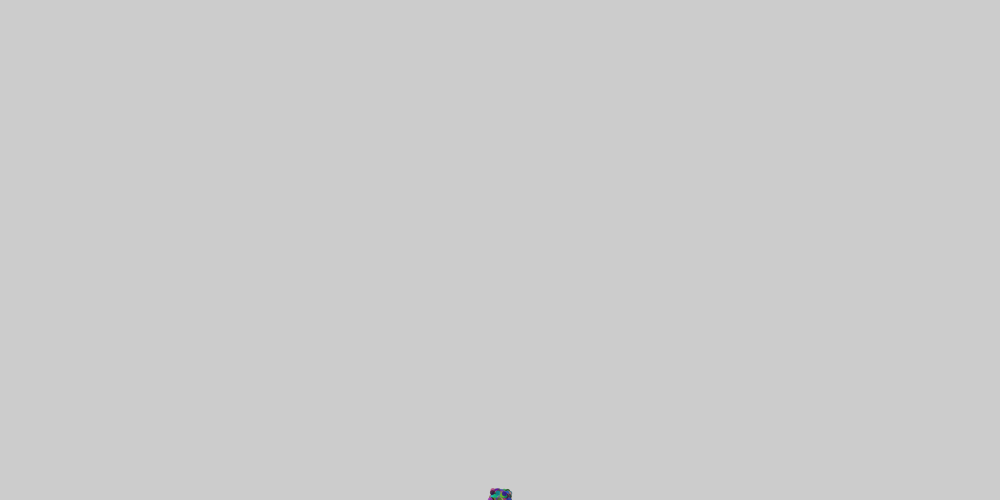
Frame 1 (no input)
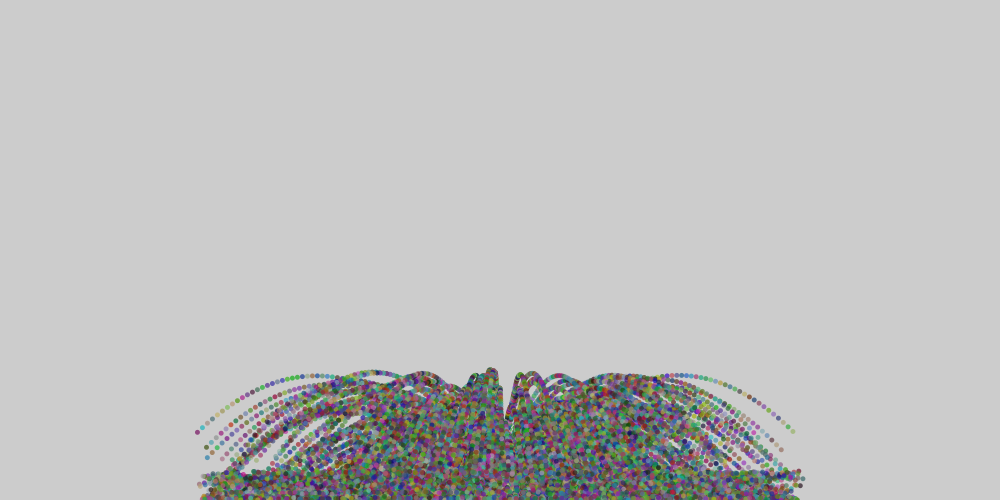
Frame 60 (the mouse pressed at the canvas centre just before this capture)
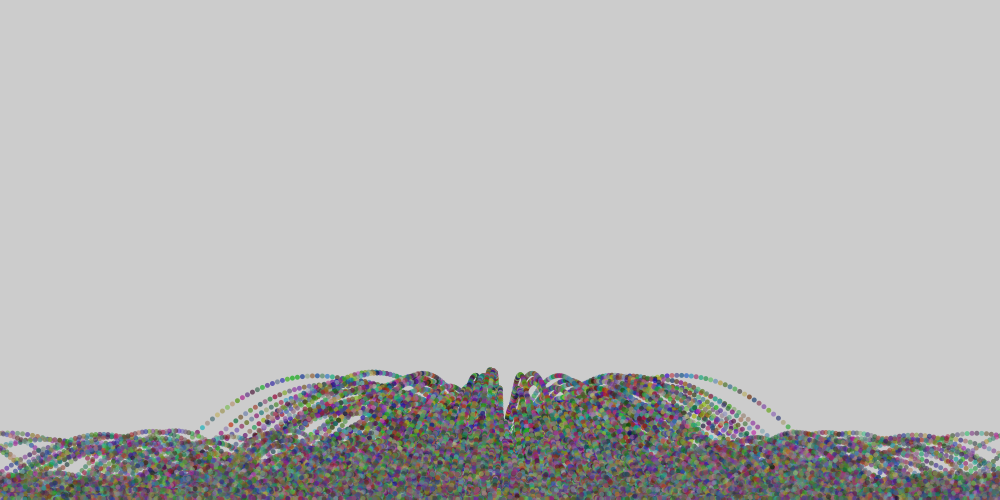
Frame 120 (the mouse held since frame 60 and released just before this capture)

The Processing sketch that drew these frames (run headless with seeded random() and noise(); from frame 60 on, the mouse is pressed at the canvas centre):

// Processing sketch: processing_122073
// ── processing_122073.pde

particle p[] = new particle[1000];
float g = 0.2;

void setup()
{
  size(1000,500);
  for (int i = 0; i<p.length; i++)
  p[i] = new particle(
    width/2+random(-5,5), height+random(-5,5),
    random(-5,5),         random(-5,10)
  );
}

void draw()
{
for (particle n : p)
  {
  n.move();
  n.draw();
  }
}
class particle 
{
  float x , y;
  float v_x, v_y;
  float life, age;
 
  
  particle(float initx, float inity, float initv_x, float initv_y)
  {
   x = initx;      y = inity;
   v_x = initv_x;  v_y = initv_y; 
   age = 0;        life = 200;
  }
  
  void draw()
  {
    float f= norm(age,0,life);
    color born = color(random(200), random(200), random(200), 200);
    color dead = color(random(200), random(200), random(200), 10);
    fill(lerpColor(born, dead, f));
    noStroke();
    ellipse(x,y,5,5);
  }
  
  void move()
  {
    x += v_x; y += v_y;
    v_y += g;
    if ( y > height ) { y=height; v_y *= -0.7; }
    if ( y < 0      ) { y = 0;    v_y *= -0.7; }
    if ( x > width  ) { x=width;  v_x *= -0.7; }
    if ( x < 0      ) { x = 0;    v_x *= -0.7; }
    age += 0.5;
  }
}
